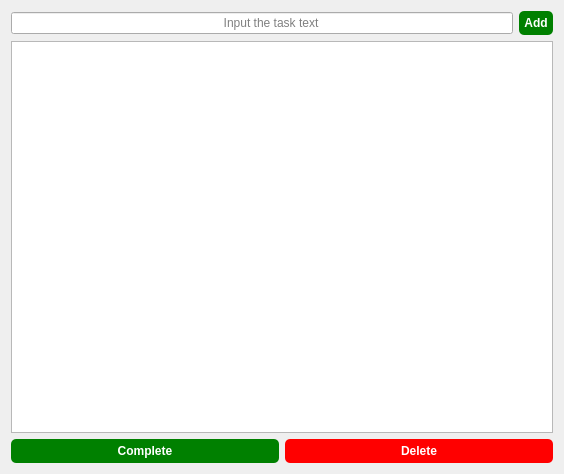
<?xml version="1.0" encoding="UTF-8"?>
<ui version="4.0">
 <class>widget</class>
 <widget class="QWidget" name="widget">
  <property name="geometry">
   <rect>
    <x>0</x>
    <y>0</y>
    <width>564</width>
    <height>474</height>
   </rect>
  </property>
  <property name="windowTitle">
   <string>TO-DO</string>
  </property>
  <property name="accessibleName">
   <string notr="true"/>
  </property>
  <layout class="QGridLayout" name="gridLayout">
   <item row="0" column="0">
    <layout class="QHBoxLayout" name="horizontalLayout_2">
     <item>
      <widget class="QLineEdit" name="taskInput">
       <property name="placeholderText">
        <string>                                                               Input the task text</string>
       </property>
      </widget>
     </item>
     <item>
      <widget class="QPushButton" name="AddButton">
       <property name="accessibleName">
        <string notr="true"/>
       </property>
       <property name="styleSheet">
        <string notr="true">background-color: green; color: white; font-weight: bold; border-radius: 5px; padding: 5px;</string>
       </property>
       <property name="text">
        <string>Add</string>
       </property>
      </widget>
     </item>
    </layout>
   </item>
   <item row="1" column="0">
    <widget class="QListWidget" name="taskList">
     <property name="enabled">
      <bool>true</bool>
     </property>
     <property name="accessibleName">
      <string notr="true"/>
     </property>
    </widget>
   </item>
   <item row="2" column="0">
    <layout class="QHBoxLayout" name="horizontalLayout_4">
     <item>
      <widget class="QPushButton" name="markCompleteButton">
       <property name="accessibleName">
        <string notr="true"/>
       </property>
       <property name="styleSheet">
        <string notr="true">background-color: green; color: white; font-weight: bold; border-radius: 5px; padding: 5px;</string>
       </property>
       <property name="text">
        <string>Complete</string>
       </property>
      </widget>
     </item>
     <item>
      <layout class="QHBoxLayout" name="horizontalLayout_3">
       <item>
        <widget class="QPushButton" name="deleteButton">
         <property name="accessibleName">
          <string notr="true"/>
         </property>
         <property name="styleSheet">
          <string notr="true">background-color: red; color: white; font-weight: bold; border-radius: 5px; padding: 5px;
步驟 4：調整布</string>
         </property>
         <property name="text">
          <string>Delete</string>
         </property>
        </widget>
       </item>
      </layout>
     </item>
    </layout>
   </item>
  </layout>
 </widget>
 <resources/>
 <connections/>
</ui>
